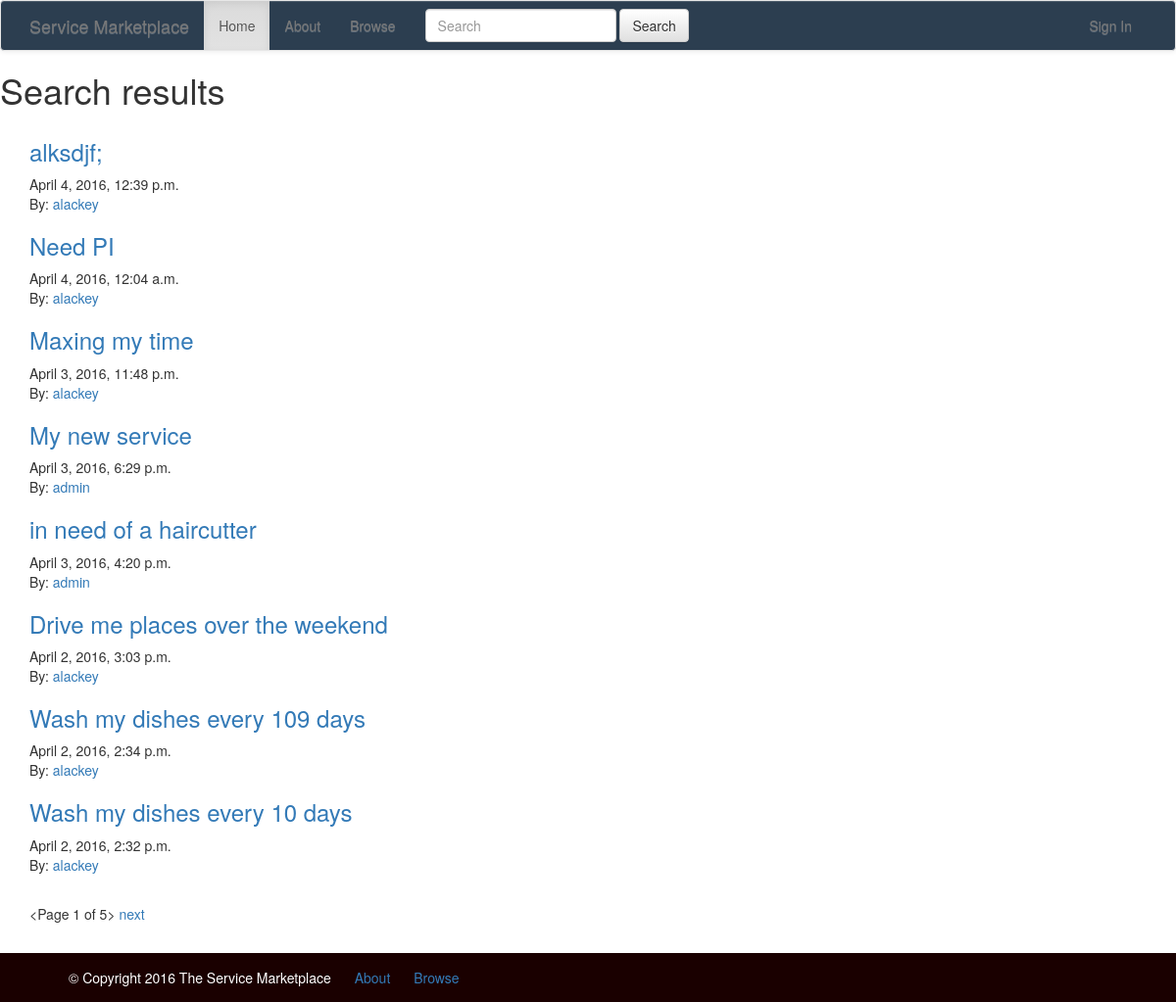
The app's page /search/ with its own data.
### market/models.py (models this page shows, shortened)
class Service(models.Model):
    client = models.ForeignKey(
        settings.AUTH_USER_MODEL,
        related_name='service_client',
        null=True,
        blank=True
    )
    service_provider = models.ForeignKey(
        settings.AUTH_USER_MODEL,
        related_name='service_service_providers',
        null=True,
        blank=True
    )
    title = models.CharField(max_length=100)
    description = models.TextField()
    location = models.CharField(max_length=50, default="U.S.")
    final_time = models.DateTimeField("Ending Time")
    category = models.CharField(max_length=50, default="Other")
    is_open = models.BooleanField(default=True)
    bid = models.DecimalField(
        max_digits=10,
        decimal_places=2,
        default=1000.00
    )
    created_date = models.DateTimeField(default=timezone.now)

### market/views.py (the view)
# urls.py: url(r'^search/$', views.search, name="search"),
def search(request):
    query = request.GET.get('q')
    if query:
        results_list = (Service.objects.filter(title__contains=query) |  \
                        Service.objects.filter(description__contains=query)).order_by('-created_date')
    else:
        results_list = Service.objects.all().order_by('-created_date')
    services = paginate(request, results_list, 8)   # Show 3 results per page
    return render(request, 'market/search_result.html', {"services": services})

### market/functions.py (called while the page is built)
def paginate(request, objects_list, per_page=1):
    paginator = Paginator(objects_list, per_page)
    page = request.GET.get('page', '1')
    try:
        objects = paginator.page(page)
    except PageNotAnInteger:
        objects = paginator.page(1)
    except EmptyPage:
        objects = paginator.page(paginator.num_pages)
    return objects

### market/templates/market/search_result.html (shortened to what this page needs)
{% extends "market/base.html" %}
{% block content %}
    <h1>Search results</h1>
    <div class="container">
      <div class="row">
            <div class="col-md-12">
                {% for service in services %}
                    <div class="service">
                        <h3><a href="{% url 'service_detail' pk=service.pk %}">{{ service.title }}</a></h3>
                        <div class="date">{{ service.created_date }}</div>
                        {% if service.client == user %}
                            <p>By: <a href="{% url 'my_account' %}">You</a></p>
                        {% else %}
                            <p>By: <a href="{% url 'user_profile' username=service.client %}">{{ service.client }}</a></p>
                        {% endif %}
                    </div>
                {% endfor %}
           </div>
        </div>
        <div class="pagination">
            <span class="step-links">
                <span class="current">
                    &lt;Page {{ services.number }} of {{ services.paginator.num_pages }}&gt;
                </span>
                {% if services.has_next %}
                    <a href="?page={{ services.next_page_number }}">next</a>
                {% endif %}
            </span>
        </div>
    </div>
{% endblock %}

### market/static/css/base.css (style rules this page uses)
html, body { margin:0; padding:0; height:100%; }

### records on screen
Service: title "alksdjf;", created_date "April 4, 2016, 12:39 p.m.", client "alackey"
Service: title "Need PI", created_date "April 4, 2016, 12:04 a.m.", client "alackey"
Service: title "Maxing my time", created_date "April 3, 2016, 11:48 p.m.", client "alackey"
Service: title "My new service", created_date "April 3, 2016, 6:29 p.m.", client "admin"
Service: title "in need of a haircutter", created_date "April 3, 2016, 4:20 p.m.", client "admin"
Service: title "Drive me places over the weekend", created_date "April 2, 2016, 3:03 p.m.", client "alackey"
Service: title "Wash my dishes every 109 days", created_date "April 2, 2016, 2:34 p.m.", client "alackey"
Service: title "Wash my dishes every 10 days", created_date "April 2, 2016, 2:32 p.m.", client "alackey"

### other values on screen
{{ services.number }} "1"
{{ services.paginator.num_pages }} "5"
